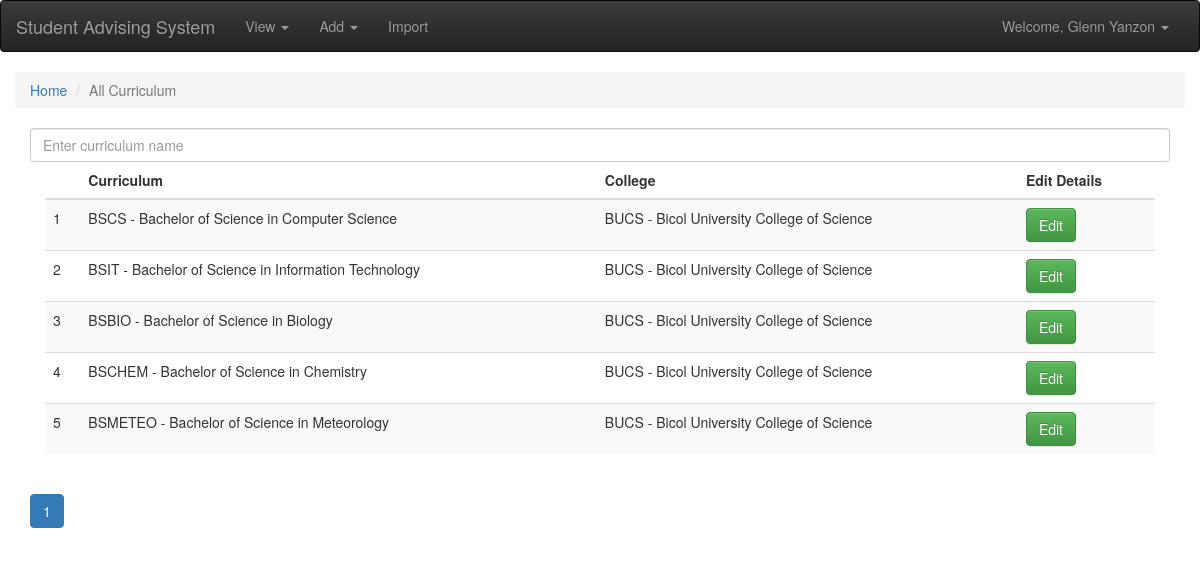
/view/curriculums.php (signed in), run on the app's committed database.
### tables this page shows
CREATE TABLE `account` (
  `account_id` int(255) NOT NULL,
  `account_usern` varchar(11) NOT NULL,
  `account_pass` varchar(255) NOT NULL,
  `acc_fname` varchar(255) NOT NULL,
  `acc_lname` varchar(255) NOT NULL,
  `acc_type_id` int(255) NOT NULL,
  `acc_status` tinyint(2) NOT NULL COMMENT '0 for inactive; 1 for active; 2 for deactivated; 3 for reset'
);

CREATE TABLE `curriculum` (
  `curriculum_id` int(255) NOT NULL,
  `curriculum_name` varchar(255) NOT NULL,
  `college_id` int(11) NOT NULL
);

CREATE TABLE `college` (
  `college_id` int(255) NOT NULL,
  `college_name` varchar(255) NOT NULL
);

### globalincludes/loginauthen.php (called while the page is built, shortened)
<?php
	if(!isset($_SESSION['accid'])){
		switch ($pagelvl) {
			case '1':
				header("Location: login/login.php");
				break;
			case '2':
				header("Location: ../login/login.php");
				break;
			default:
				break;
		}
	}
	else{
		$sql = "SELECT * FROM account,acc_type WHERE account.acc_type_id = acc_type.acc_type_id AND account_id = '".$_SESSION['accid']."'";
		$result = $conn->query($sql);
		$row = $result->fetch_assoc();
		$accfname = $row['acc_fname'];
		$acclname = $row['acc_lname'];
	}
?>

### view/curriculums.php (the view, shortened to what this page needs)
<?php
	include '../backend/connection.php';
	$pagelvl = "2";
	include '../globalincludes/loginauthen.php';
?>
<!DOCTYPE html>
<html>
	<head>
		<link rel="stylesheet" href="../css/bootstrap.min.css">
		<link rel="stylesheet" href="../css/bootstrap-theme.min.css">
	</head>
	<body>
		<?php include '../globalincludes/header.php';?>
		<div class="container-fluid">
			<ol class="breadcrumb">
			  <li><a href="../index.php">Home</a></li>
			  <li class="active">All Curriculum</li>
			</ol>
			<div class="container-fluid">
				<input type="text" class="form-control" name="subjectsearchbar" placeholder="Enter curriculum name" id="searchbar">
				<div class="col-md-12">
					<div class="table-responsive">
						<table class="table table-striped">
							<thead>
								<tr>
									<th>  </th>
									<th>Curriculum</th>
									<th>College</th>
									<th>Edit Details</th>
								</tr>
							</thead>
							<tbody id="tbodyallsub" class="pagina-tbl srch-rslt">
								<?php
									$sql = "SELECT * FROM curriculum,college WHERE curriculum.college_id = college.college_id LIMIT 0,10";
									$result = $conn->query($sql);
									$num = 0;
									while($row = $result->fetch_assoc()){
										$num++;
										echo '
											<tr>
												<td>'.$num.'</td>
												<td>'.$row['curriculum_name'].'</td>
												<td>'.$row['college_name'].'</td>
												<td><a href="../edit/curriculum.php?currid='.$row['curriculum_id'].'"><button class="btn btn-success">Edit</button></a></td>
											</tr>
										';
									}
								?>
							</tbody>
						</table>
					</div>
				</div>
				<?php
					$sql = "SELECT COUNT(*) AS TOTAL FROM curriculum,college WHERE curriculum.college_id = college.college_id";
                    $result = $conn->query($sql);
					$row = $result->fetch_assoc();
					$total = $row['TOTAL'];
					$numpages = $total/10;
					$pagenum = 10;
					$pagenumper = 0;
					echo '<input type="number" id="totpages" value="'.$pagenum.'" hidden>
						<nav aria-label="Page Navigation">
                            <ul class="pagination">';
                    for($i=0;$i<$numpages;$i++){
						if($i==0)
							echo '<li class="active" id="page-'.$i.'"><a href="#" onclick="pagination('.$i.',2,0,'.$pagenum.')">'.($i+1).'</a></li>';
						else
							echo '<li class="" id="page-'.$i.'"><a href="#" onclick="pagination('.$i.',2,'.($pagenumper = $pagenumper+$pagenum).','.$pagenum.')">'.($i+1).'</a></li>';
                                    }
				?>
				</nav>
			</div>
		</div>
	</body>
</html>

### globalincludes/header.php (shortened to what this page needs)
<?php
  if(isset($acctyid))
    if($acctyid == 1)
      $superadminpowers = '<li><a href="#" data-toggle="modal" data-target="#superadminpowers">Master Admin Privelleges</a></li>';
    else
      $superadminpowers = "";
    if($pagelvl=='2'){
        echo '
            <nav class="navbar navbar-inverse">
                <div class="container-fluid">
                  <div class="navbar-header">
                      <a class="navbar-brand" href="../index.php">Student Advising System</a>
                  </div>
                  <div class="collapse navbar-collapse" id="bs-example-navbar-collapse-1">
                    <ul class="nav navbar-nav">
                        <li class="dropdown">
                          <a href="#" class="dropdown-toggle" data-toggle="dropdown" role="button" aria-haspopup="true" aria-expanded="false">View <span class="caret"></span></a>
                        </li>
                        <li class="dropdown">
                          <a href="#" class="dropdown-toggle" data-toggle="dropdown" role="button" aria-haspopup="true" aria-expanded="false">Add <span class="caret"></span></a>
                        </li>
                        <li><a href="../import/import.php">Import</a></li>
                      </ul>
                      <ul class="nav navbar-nav navbar-right">
                        <li class="dropdown">
                            <a href="#" class="dropdown-toggle" data-toggle="dropdown" role="button" aria-haspopup="true" aria-expanded="false">Welcome, '.$accfname.' '.$acclname.' <span class="caret"></span></a>
                              '.$superadminpowers.'
                        </li>
                      </ul>
                  </div>
                </div>
            </nav>
            ';
    }
?>

### data on the page
account: acc_fname "Glenn", acc_lname "Yanzon"
curriculum: curriculum_name "BSCS - Bachelor of Science in Computer Science", college.college_name "BUCS - Bicol University College of Science"
curriculum: curriculum_name "BSIT - Bachelor of Science in Information Technology", college.college_name "BUCS - Bicol University College of Science"
curriculum: curriculum_name "BSBIO - Bachelor of Science in Biology", college.college_name "BUCS - Bicol University College of Science"
curriculum: curriculum_name "BSCHEM - Bachelor of Science in Chemistry", college.college_name "BUCS - Bicol University College of Science"
curriculum: curriculum_name "BSMETEO - Bachelor of Science in Meteorology", college.college_name "BUCS - Bicol University College of Science"
